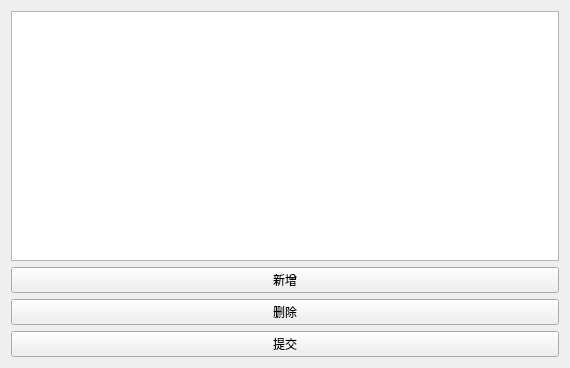
<?xml version="1.0" encoding="UTF-8"?>
<ui version="4.0">
 <class>FormTerminalQuery</class>
 <widget class="QWidget" name="FormTerminalQuery">
  <property name="geometry">
   <rect>
    <x>0</x>
    <y>0</y>
    <width>570</width>
    <height>368</height>
   </rect>
  </property>
  <property name="windowTitle">
   <string>Form</string>
  </property>
  <layout class="QVBoxLayout" name="verticalLayout">
   <item>
    <widget class="QTableView" name="tableView"/>
   </item>
   <item>
    <widget class="QPushButton" name="insertButton">
     <property name="text">
      <string>新增</string>
     </property>
    </widget>
   </item>
   <item>
    <widget class="QPushButton" name="deleteButton">
     <property name="text">
      <string>删除</string>
     </property>
    </widget>
   </item>
   <item>
    <widget class="QPushButton" name="submitButton">
     <property name="text">
      <string>提交</string>
     </property>
    </widget>
   </item>
  </layout>
 </widget>
 <resources/>
 <connections/>
</ui>
